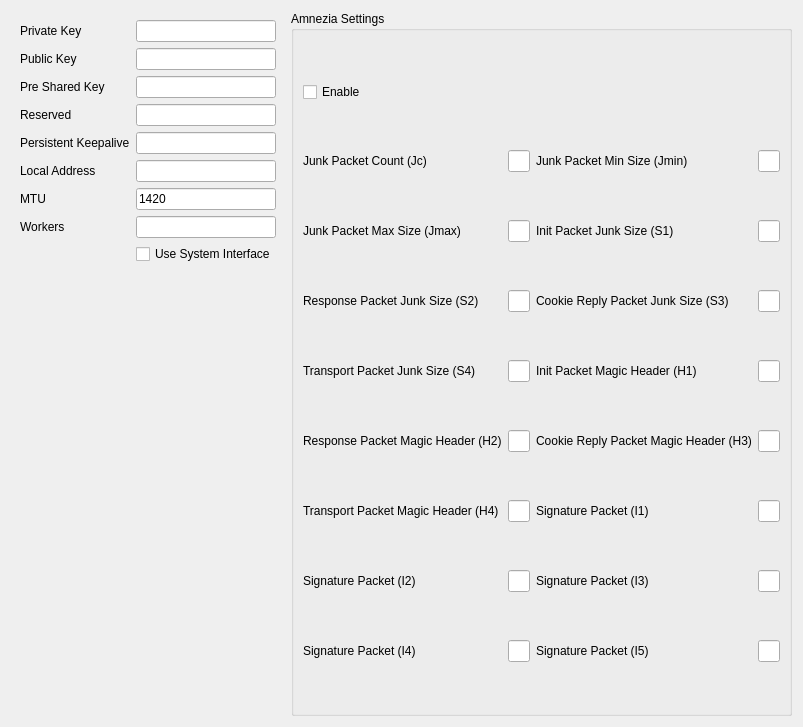
<?xml version="1.0" encoding="UTF-8"?>
<ui version="4.0">
 <class>EditWireguard</class>
 <widget class="QWidget" name="EditWireguard">
  <property name="geometry">
   <rect>
    <x>0</x>
    <y>0</y>
    <width>689</width>
    <height>727</height>
   </rect>
  </property>
  <property name="windowTitle">
   <string>EditWireguard</string>
  </property>
  <layout class="QHBoxLayout" name="horizontalLayout">
   <item>
    <widget class="QWidget" name="widget" native="true">
     <layout class="QFormLayout" name="formLayout_3">
      <item row="0" column="0">
       <widget class="QLabel" name="private_key_l">
        <property name="text">
         <string>Private Key</string>
        </property>
       </widget>
      </item>
      <item row="0" column="1">
       <widget class="QLineEdit" name="private_key"/>
      </item>
      <item row="1" column="0">
       <widget class="QLabel" name="public_key_l">
        <property name="text">
         <string>Public Key</string>
        </property>
       </widget>
      </item>
      <item row="1" column="1">
       <widget class="QLineEdit" name="public_key"/>
      </item>
      <item row="2" column="0">
       <widget class="QLabel" name="preshared_key_l">
        <property name="text">
         <string>Pre Shared Key</string>
        </property>
       </widget>
      </item>
      <item row="2" column="1">
       <widget class="QLineEdit" name="preshared_key"/>
      </item>
      <item row="3" column="0">
       <widget class="QLabel" name="reserved_l">
        <property name="text">
         <string>Reserved</string>
        </property>
       </widget>
      </item>
      <item row="3" column="1">
       <widget class="QLineEdit" name="reserved"/>
      </item>
      <item row="4" column="0">
       <widget class="QLabel" name="label">
        <property name="toolTip">
         <string>&lt;html&gt;&lt;head/&gt;&lt;body&gt;&lt;p&gt;persistent_keepalive_interval in seconds&lt;/p&gt;&lt;/body&gt;&lt;/html&gt;</string>
        </property>
        <property name="whatsThis">
         <string>&lt;html&gt;&lt;head/&gt;&lt;body&gt;&lt;p&gt;&lt;br/&gt;&lt;/p&gt;&lt;/body&gt;&lt;/html&gt;</string>
        </property>
        <property name="text">
         <string>Persistent Keepalive</string>
        </property>
       </widget>
      </item>
      <item row="4" column="1">
       <widget class="QLineEdit" name="persistent_keepalive"/>
      </item>
      <item row="5" column="0">
       <widget class="QLabel" name="local_addr_l">
        <property name="toolTip">
         <string>&lt;html&gt;&lt;head/&gt;&lt;body&gt;&lt;p&gt;comma seperated list of subnets&lt;/p&gt;&lt;/body&gt;&lt;/html&gt;</string>
        </property>
        <property name="text">
         <string>Local Address</string>
        </property>
       </widget>
      </item>
      <item row="5" column="1">
       <widget class="QLineEdit" name="local_addr"/>
      </item>
      <item row="6" column="0">
       <widget class="QLabel" name="mtu_l">
        <property name="text">
         <string>MTU</string>
        </property>
       </widget>
      </item>
      <item row="6" column="1">
       <widget class="QLineEdit" name="mtu">
        <property name="text">
         <string>1420</string>
        </property>
       </widget>
      </item>
      <item row="7" column="0">
       <widget class="QLabel" name="workers_l">
        <property name="text">
         <string>Workers</string>
        </property>
       </widget>
      </item>
      <item row="7" column="1">
       <widget class="QLineEdit" name="workers"/>
      </item>
      <item row="8" column="1">
       <widget class="QCheckBox" name="sys_ifc">
        <property name="text">
         <string>Use System Interface</string>
        </property>
       </widget>
      </item>
     </layout>
    </widget>
   </item>
   <item>
    <widget class="QGroupBox" name="amnezia_group">
     <property name="title">
      <string>Amnezia Settings</string>
     </property>
     <layout class="QGridLayout" name="gridLayout">
      <item row="5" column="2">
       <widget class="QLabel" name="s3_l">
        <property name="text">
         <string>Cookie Reply Packet Junk Size (S3)</string>
        </property>
       </widget>
      </item>
      <item row="9" column="2">
       <widget class="QLabel" name="h3_l">
        <property name="text">
         <string>Cookie Reply Packet Magic Header (H3)</string>
        </property>
       </widget>
      </item>
      <item row="11" column="3">
       <widget class="QLineEdit" name="i1"/>
      </item>
      <item row="1" column="0">
       <widget class="QLabel" name="jc_l">
        <property name="text">
         <string>Junk Packet Count (Jc)</string>
        </property>
       </widget>
      </item>
      <item row="9" column="0">
       <widget class="QLabel" name="h2_l">
        <property name="text">
         <string>Response Packet Magic Header (H2)</string>
        </property>
       </widget>
      </item>
      <item row="3" column="3">
       <widget class="QLineEdit" name="s1"/>
      </item>
      <item row="3" column="2">
       <widget class="QLabel" name="s1_l">
        <property name="text">
         <string>Init Packet Junk Size (S1)</string>
        </property>
       </widget>
      </item>
      <item row="7" column="1">
       <widget class="QLineEdit" name="s4"/>
      </item>
      <item row="13" column="1">
       <widget class="QLineEdit" name="i2"/>
      </item>
      <item row="9" column="3">
       <widget class="QLineEdit" name="h3"/>
      </item>
      <item row="9" column="1">
       <widget class="QLineEdit" name="h2"/>
      </item>
      <item row="1" column="2">
       <widget class="QLabel" name="jmin_l">
        <property name="text">
         <string>Junk Packet Min Size (Jmin)</string>
        </property>
       </widget>
      </item>
      <item row="3" column="0">
       <widget class="QLabel" name="jmax_l">
        <property name="text">
         <string>Junk Packet Max Size (Jmax)</string>
        </property>
       </widget>
      </item>
      <item row="15" column="0">
       <widget class="QLabel" name="i4_l">
        <property name="text">
         <string>Signature Packet (I4)</string>
        </property>
       </widget>
      </item>
      <item row="11" column="2">
       <widget class="QLabel" name="i1_l">
        <property name="text">
         <string>Signature Packet (I1)</string>
        </property>
       </widget>
      </item>
      <item row="1" column="1">
       <widget class="QLineEdit" name="jc"/>
      </item>
      <item row="7" column="3">
       <widget class="QLineEdit" name="h1"/>
      </item>
      <item row="0" column="0">
       <widget class="QCheckBox" name="enable_amnezia">
        <property name="text">
         <string>Enable</string>
        </property>
       </widget>
      </item>
      <item row="5" column="0">
       <widget class="QLabel" name="s2_l">
        <property name="text">
         <string>Response Packet Junk Size (S2)</string>
        </property>
       </widget>
      </item>
      <item row="5" column="1">
       <widget class="QLineEdit" name="s2"/>
      </item>
      <item row="15" column="1">
       <widget class="QLineEdit" name="i4"/>
      </item>
      <item row="11" column="0">
       <widget class="QLabel" name="h4_l">
        <property name="text">
         <string>Transport Packet Magic Header (H4)</string>
        </property>
       </widget>
      </item>
      <item row="3" column="1">
       <widget class="QLineEdit" name="jmax"/>
      </item>
      <item row="7" column="2">
       <widget class="QLabel" name="h1_l">
        <property name="text">
         <string>Init Packet Magic Header (H1)</string>
        </property>
       </widget>
      </item>
      <item row="11" column="1">
       <widget class="QLineEdit" name="h4"/>
      </item>
      <item row="1" column="3">
       <widget class="QLineEdit" name="jmin"/>
      </item>
      <item row="7" column="0">
       <widget class="QLabel" name="s4_l">
        <property name="text">
         <string>Transport Packet Junk Size (S4)</string>
        </property>
       </widget>
      </item>
      <item row="5" column="3">
       <widget class="QLineEdit" name="s3"/>
      </item>
      <item row="13" column="0">
       <widget class="QLabel" name="i2_l">
        <property name="text">
         <string>Signature Packet (I2)</string>
        </property>
       </widget>
      </item>
      <item row="13" column="2">
       <widget class="QLabel" name="i3_l">
        <property name="text">
         <string>Signature Packet (I3)</string>
        </property>
       </widget>
      </item>
      <item row="13" column="3">
       <widget class="QLineEdit" name="i3"/>
      </item>
      <item row="15" column="2">
       <widget class="QLabel" name="i5_l">
        <property name="text">
         <string>Signature Packet (I5)</string>
        </property>
       </widget>
      </item>
      <item row="15" column="3">
       <widget class="QLineEdit" name="i5"/>
      </item>
     </layout>
    </widget>
   </item>
  </layout>
 </widget>
 <resources/>
 <connections/>
</ui>
